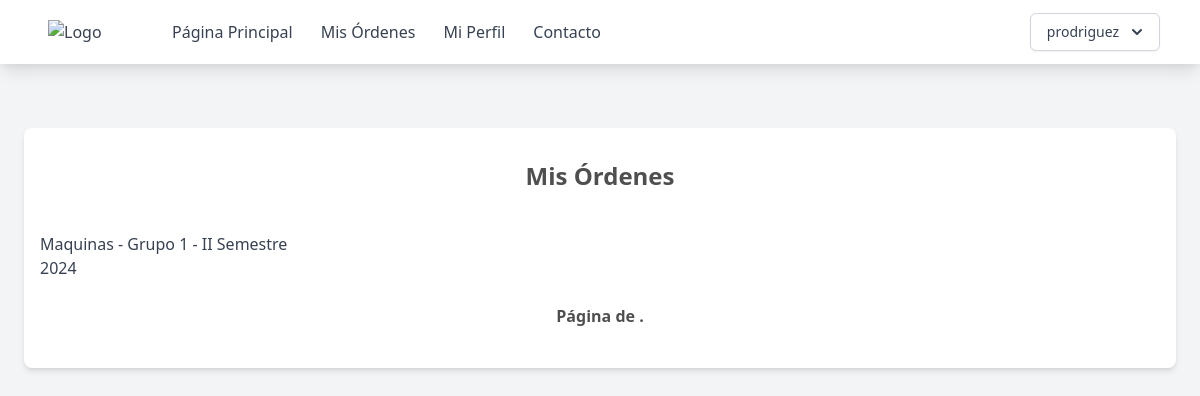
Before: /mis-ordenes (signed in) with the older database file.
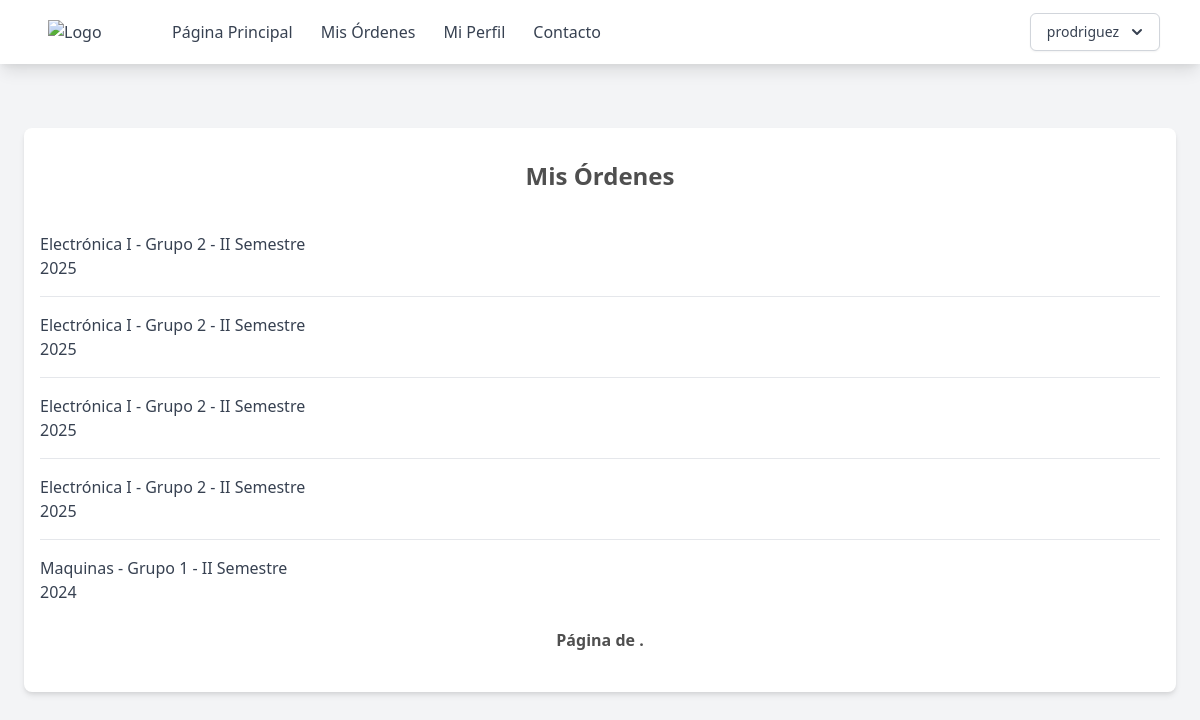
After: the same page with the newer database file.
### supply_room/models.py (models this page shows, shortened)
class Users(AbstractUser):
    name = models.CharField(max_length=200)
    email = models.EmailField(unique=True)
    role = models.CharField(max_length=200, choices=ROLE_CHOICES, default="student")
    student_id = models.CharField(max_length=200, null=True, blank=True)
    username = models.CharField(max_length=50, null=True)
    groups = models.ManyToManyField(
        "ClassGroups", related_name="group_student", blank=True
    )
    orders = models.ManyToManyField("Order", related_name="order_student", blank=True)
    objects = CustomUserManager()
    USERNAME_FIELD = "email"
    REQUIRED_FIELDS = ["name", "role"]

class Order(models.Model):
    group = models.ForeignKey(
        ClassGroups,
        related_name="order_group",
        on_delete=models.CASCADE,
        verbose_name="Grupo",
    )
    student = models.ManyToManyField(
        Users,
        related_name="Order_student",
        through=Users.orders.through,
        blank=True,
        verbose_name="Estudiantes",
    )

class ClassGroups(models.Model):
    number = models.PositiveIntegerField(verbose_name="Numero de Curso:")
    year = models.PositiveIntegerField(verbose_name="Año", default=2024)
    term = models.CharField(
        max_length=3, choices=TERM_CHOICES, default="I", verbose_name="Semestre"
    )
    professor = models.ForeignKey(
        Users,
        related_name="group_professor",
        on_delete=models.PROTECT,
        verbose_name="Profesor",
    )
    class_id = models.ForeignKey(Class, on_delete=models.PROTECT, verbose_name="Clase")
    student = models.ManyToManyField(
        Users,
        related_name="group_student",
        through=Users.groups.through,
        blank=True,
        verbose_name="Estudiantes",
    )
    @property
    def semester(self):
        return f"{self.term} Semestre {str(self.year)}"

class Class(models.Model):
    name = models.CharField(max_length=200)
    code = models.CharField(max_length=200)

### supply_room/views.py (the view)
class OrderList(TeacherOrStudentRoleCheck, View):
    def get(self, request, *args, **kwargs):
        object_list = request.user.orders.order_by("-group__year", "-group__term").all()
        if self.request.user.role == "teacher":
            object_list = Order.objects.filter(
                group__professor=self.request.user, student=None
            ).all()
        return render(
            request,
            "page/mis-ordenes.html",
            {"object_list": object_list},
        )

### supply_room/utils.py (called while the page is built)
    def test_func(self):
        return (
            self.request.user.role == "teacher" or self.request.user.role == "student"
        )

### templates/page/mis-ordenes.html (shortened to what this page needs)
{% extends "base.html" %} {% block content %}
<div class="max-w-6xl mx-auto px-4 py-8 bg-white rounded-lg shadow-md mt-16">
    <h2 class="text-2xl font-bold mb-6 text-center">Mis Órdenes</h2>
    <ul class="divide-y divide-gray-200">
        {% for object in object_list %}
        <li class="py-4">
            <a href="{% url 'orden' object.pk %}" class="flex justify-between items-center  ">
                <div  class="text-gray-700 w-1/4">{{ object.group.class_id.name }} - Grupo {{ object.group.number }} - {{ object.group.semester }} </div>
            </a>
        </li>
        {% empty %}
        <li class="py-4 text-center text-gray-500">No objects yet.</li>
        {% endfor %}
    </ul>
    <div class="pagination ">
    <div class="step-links flex w-full justify-between items-center p-2">
        <span class="current font-bold mx-4">
            Página {{ page_obj.number }} de {{ page_obj.paginator.num_pages }}.
        </span>
    </div>
</div>
</div>
{% endblock %}

### templates/base.html (shortened to what this page needs)
{% load static %}
<!DOCTYPE html>
<html lang="en">
  <head>
    <link href="{% static 'output.css' %}" rel="stylesheet" />
    <link href="https://cdn.jsdelivr.net/npm/tailwindcss@2.2.19/dist/tailwind.min.css" rel="stylesheet">
  </head>
  <body class="bg-gray-100 h-full min-h-screen">
    <nav class="bg-white shadow-lg">
      <div class="max-w-6xl mx-auto px-4">
        <div class="flex justify-between">
          <div class="flex space-x-4">
            <div>
              <a href="{% url 'home' %}" class="flex items-center py-5 px-2 text-gray-700">
                <img src="https://eie.ucr.ac.cr/static/img/logos/EIE_v.png" alt="Logo" class="w-20 mr-2">
              </a>
            </div>
            <div class="hidden md:flex items-center space-x-1">
              <a href="{% url 'home' %}" class="py-5 px-3 text-gray-700 hover:text-gray-900">Página Principal</a>
              {% if user.role == 'student' or user.role == 'teacher' %}
              <a href="{% url 'mis-ordenes' %}" class="py-5 px-3 text-gray-700 hover:text-gray-900">Mis Órdenes</a>
              {% endif %}
              <a href="{% url 'perfil' %}" class="py-5 px-3 text-gray-700 hover:text-gray-900">Mi Perfil</a>
              <a href="#" class="py-5 px-3 text-gray-700 hover:text-gray-900">Contacto</a>
            </div>
          </div>
          {% if user.is_authenticated %}
          <div class="hidden md:flex items-center space-x-1">
            <div class="relative inline-block text-left">
              <div>
                <button type="button" class="inline-flex justify-center w-full rounded-md border border-gray-300 shadow-sm px-4 py-2 bg-white text-sm font-medium text-gray-700 hover:bg-gray-50 focus:outline-none" id="menu-button" aria-expanded="true" aria-haspopup="true">
                  {{ user.username }}
                  <svg class="-mr-1 ml-2 h-5 w-5" xmlns="http://www.w3.org/2000/svg" viewBox="0 0 20 20" fill="currentColor" aria-hidden="true">
                    <path fill-rule="evenodd" d="M5.293 7.293a1 1 0 011.414 0L10 10.586l3.293-3.293a1 1 0 111.414 1.414l-4 4a1 1 0 01-1.414 0l-4-4a1 1 0 010-1.414z" clip-rule="evenodd" />
                  </svg>
                </button>
              </div>
            </div>
          </div>
          {% endif %}
        </div>
      </div>
    </nav>
    {% if user.is_authenticated %}
    <div class="pb-12 ">{% block content %} {% endblock %}</div>
    {% else %}
    <p>You are not logged in</p>
    <a href="{% url 'login' %}">Log In</a>
    {% endif %}
  </body>
</html>

Changed rows visible on the page:
added Order: group.class_id.name "Electrónica I", group.number "2", group.semester "II Semestre 2025"
added Order: group.class_id.name "Electrónica I", group.number "2", group.semester "II Semestre 2025"
added Order: group.class_id.name "Electrónica I", group.number "2", group.semester "II Semestre 2025"
added Order: group.class_id.name "Electrónica I", group.number "2", group.semester "II Semestre 2025"
